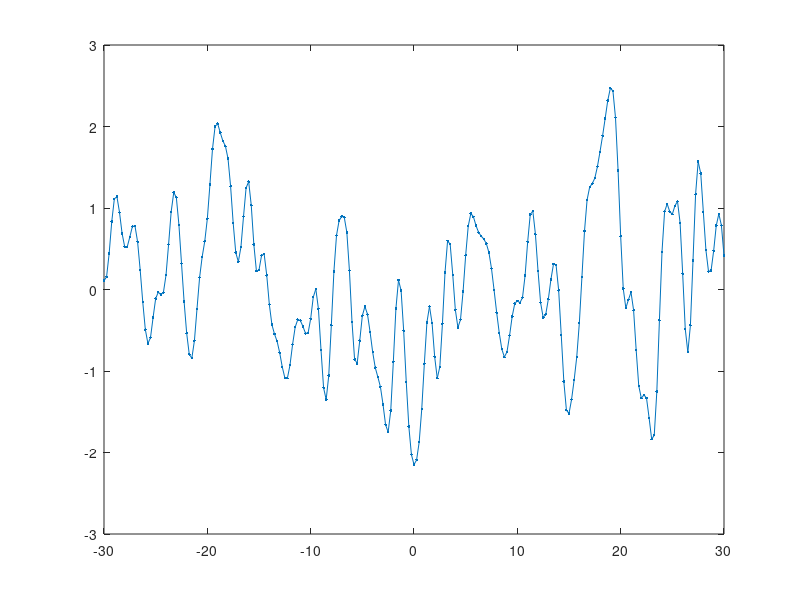

MATLAB code to generate this figure:
clear all;
clc;
close all;

 % Choose a kernel (covariance function) 
kernel = 3; 
 
switch kernel
    case 1; k =@(x,y) 0.0005 * [x ; -50*x^2; -2*x^3;x^4]'*[y; -50*y^2; -2*y^3;y^4]; % Linear 
    case 2; k =@(x,y) 1 * min(x,y); % Brownian
    case 3; k =@(x,y) exp(-1*(x-y)'*(x-y)) % Squared exponential
    case 4; k =@(x,y) exp(-1*sqrt((x-y)'*(x-y)))
    case 5; k =@(x,y) exp(-5*sin((x-y))^2) % Periodic
    case 6; k =@(x,y) exp(-1*min(abs(x-y), abs(x+y))^2)
end  
        
% Choose points at which to sample 15
x= (-30:0.25:30); 
n = length(x); 
 
% Construct the covariance matrix 
C = zeros(n,n);
for i = 1:n 
    for j = 1:n 
        C(i,j)= k(x(i),x(j));
    end
end
 
% Sample from the Gaussian process at these 
u = randn(n,1); % sample u ~ N(0, I)
[A,S, B] = svd(C); % factor C = ASB'
z = A*sqrt(S)*u; % z = A S^.5 u 
 
% Plot 
figure(2); hold on; clf
plot(x,z,'.-')
% axis([0, 1, -2, 2])